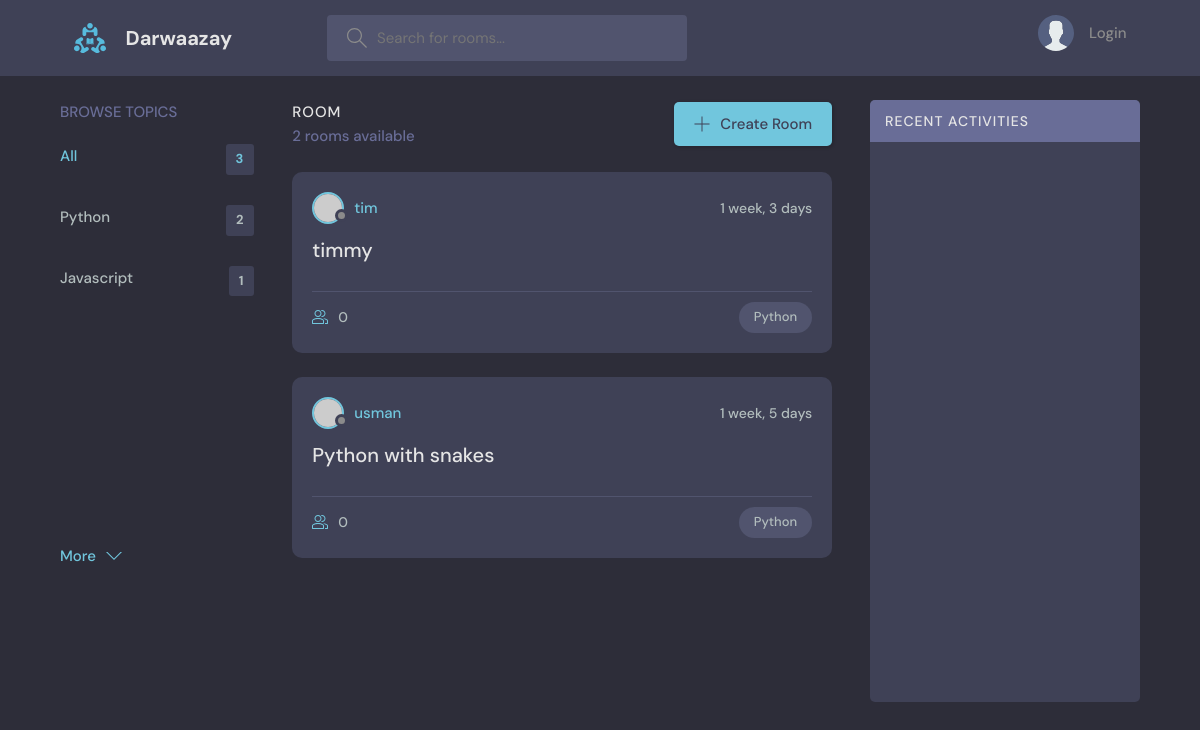
Page /?q=Python on the earlier database version.
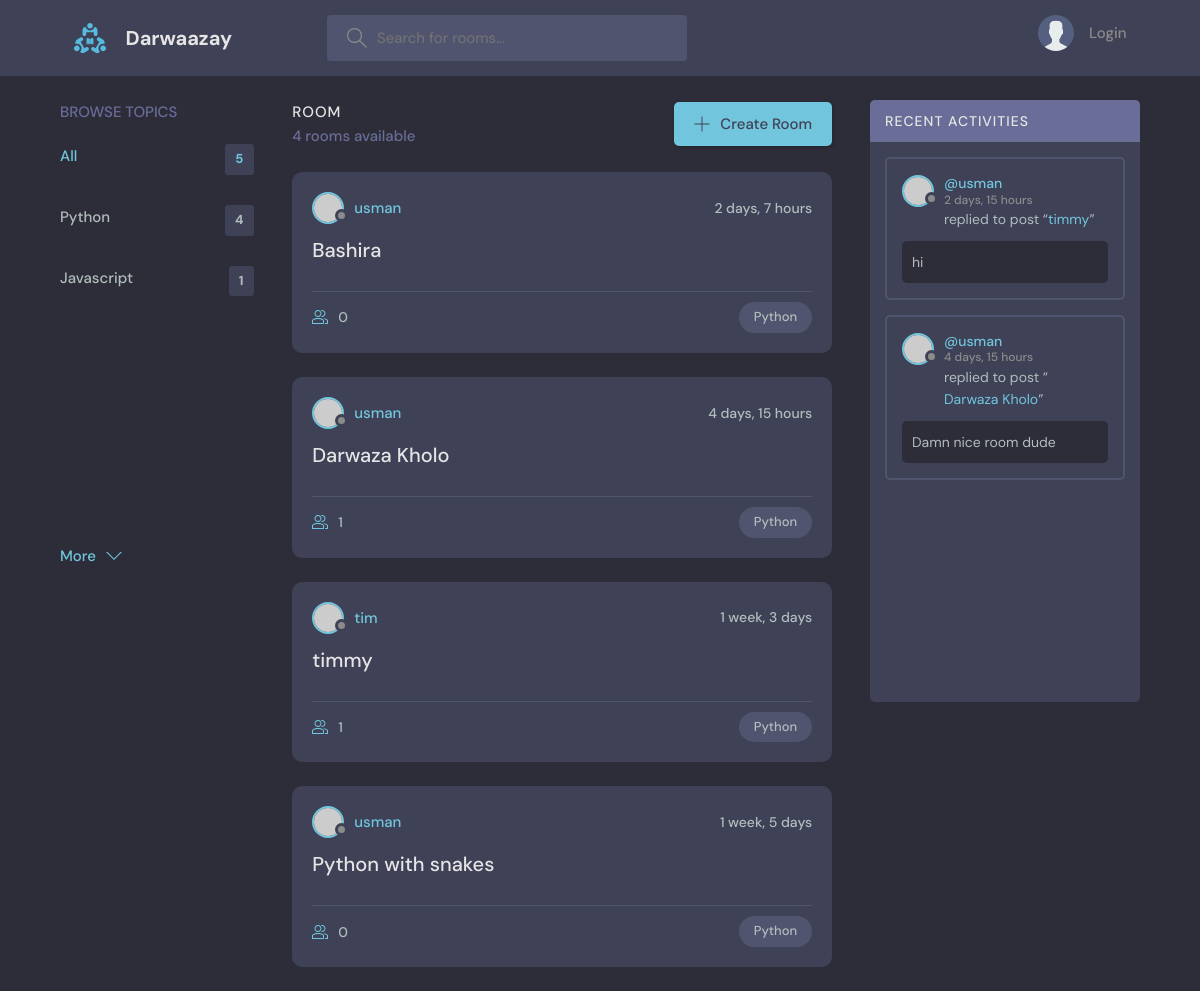
Same page on the later database version.
### doors/models.py (models this page shows, shortened)
class Topic(models.Model):
    name = models.CharField(max_length=200)

class Room(models.Model):
    host = models.ForeignKey(User, on_delete=models.SET_NULL, null=True)
    topic = models.ForeignKey(Topic, on_delete=models.SET_NULL, null=True)
    name = models.CharField(max_length=200)
    participants = models.ManyToManyField(User, related_name='participants', blank=True)
    description = models.TextField(null=True, blank=True)
    updated = models.DateTimeField(auto_now=True)
    created = models.DateTimeField(auto_now_add=True)
    class Meta:
        ordering = ['-updated', '-created']
    def __str__(self):
        return self.name

class Message(models.Model):
    user = models.ForeignKey(User, on_delete=models.CASCADE)
    room = models.ForeignKey(Room, on_delete=models.CASCADE)
    body = models.TextField()
    updated = models.DateTimeField(auto_now=True)
    created = models.DateTimeField(auto_now_add=True)
    def __str__(self):
        return self.body[0:50]

### doors/views.py (the view)
# urls.py: 2. Add a URL to urlpatterns:  path('', views.home, name='home')
def home(request):
    q = request.GET.get('q')
    if(q):
        rooms = models.Room.objects.filter(
            Q(topic__name__icontains = q) |
            Q(name__icontains = q) |
            Q(host__username__icontains = q) |
            Q(description__icontains=q)
        )
    else:
        rooms = models.Room.objects.all()
    topics = models.Topic.objects.all()[0:5]
    room_count = rooms.count()
    total_room_count = models.Room.objects.all().count()
    if(q):
        room_messages = models.Message.objects.filter(
            Q(room__name__icontains=q) |
            Q(room__topic__name__icontains=q) |
            Q(room__host__username__icontains=q) |
            Q(room__description__icontains=q)
        ).order_by('-created')
    else:
        room_messages = models.Message.objects.all().order_by('-created')
    context = {'rooms':rooms, 'topics':topics, 'room_count':room_count, 'room_messages':room_messages, 'total_room_count':total_room_count}
    return render(request, 'doors/home.html', context)

### doors/templates/doors/home.html (shortened to what this page needs)
{% extends 'main.html' %}
{% block content %}
    <main class="layout layout--3">
      <div class="container">
        {% include 'doors/topics_component.html' %}
        <div class="roomList">
          <div class="roomList__header">
            <div>
              <h2>Room</h2>
              {% if room_count == 1 %}
              <p>{{room_count}} room available</p>
              {% else %}
              <p>{{room_count}} rooms available</p>
              {% endif %}
            </div>
            <a class="btn btn--main" href="{% url 'create-room' %}">
              <svg version="1.1" xmlns="http://www.w3.org/2000/svg" width="32" height="32" viewBox="0 0 32 32">
                <title>add</title>
                <path
                  d="M16.943 0.943h-1.885v14.115h-14.115v1.885h14.115v14.115h1.885v-14.115h14.115v-1.885h-14.115v-14.115z"
                ></path>
              </svg>
              Create Room
            </a>
          </div>
          {% include 'doors/feed_component.html' %}
        </div>
        {% include 'doors/activity_component.html' %}
      </div>
    </main>
{% endblock %}

### doors/templates/doors/topics_component.html
<div class="topics">
    <div class="topics__header">
        <h2>Browse Topics</h2>
    </div>
    <ul class="topics__list">
        <li>
            <a href="{% url 'home' %}" class="active">All <span>{{total_room_count}}</span></a>
        </li>
        {% for topic in topics %}
            <li>
                <a href="{% url 'home' %}?q={{topic.name}}">{{topic.name}} <span>{{topic.room_set.all.count}}</span></a>
            </li>
        {% endfor %}
    </ul>
    <a class="btn btn--link" href="{% url 'topics' %}">
        More
        <svg version="1.1" xmlns="http://www.w3.org/2000/svg" width="32" height="32" viewBox="0 0 32 32">
            <title>chevron-down</title>
            <path d="M16 21l-13-13h-3l16 16 16-16h-3l-13 13z"></path>
        </svg>
    </a>
</div>

### doors/templates/doors/feed_component.html (shortened to what this page needs)
{% for room in rooms %}
    <div class="roomListRoom">
            <div class="roomListRoom__header">
                <a href="{% url 'user-profile' room.host.id %}" class="roomListRoom__author">
                    <div class="avatar avatar--small">
                        <img src="https://randomuser.me/api/portraits/women/11.jpg" />
                    </div>
                    <span>{{room.host.username}}</span>
                </a>
                <div class="roomListRoom__actions">
                    <span>{{room.created|timesince}}</span>
                </div>
            </div>
            <div class="roomListRoom__content">
                <a href="{% url 'room' room.id %}">{{room.name}}</a>
            </div>
            <div class="roomListRoom__meta">
                <a href="{% url 'room' room.id %}" class="roomListRoom__joined">
                    {{room.participants.all.count}}
                </a>
                <p class="roomListRoom__topic">{{room.topic.name}}</p>
            </div>
    </div>
{% endfor %}

### doors/templates/doors/activity_component.html (shortened to what this page needs)
<div class="activities">
    <div class="activities__header">
        <h2>Recent Activities</h2>
    </div>
    <div class="activities__list scroll">
    {% for message in room_messages %}
        <div class="activities__box">
            <div class="activities__boxHeader roomListRoom__header">
                <a href="{% url 'user-profile' message.user.id %}" class="roomListRoom__author">
                    <div class="avatar avatar--small">
                        <img src="https://randomuser.me/api/portraits/women/11.jpg" />
                    </div>
                    <p>
                    @{{message.user}}
                    <span>{{message.created|timesince}}</span>
                    </p>
                </a>
            </div>
            <div class="activities__boxContent">
                <p>replied to post “<a href="{% url 'room' message.room.id %}">{{message.room}}</a>”</p>
                <div class="activities__boxRoomContent">
                    {{message}}
                </div>
            </div>
        </div>
    {% endfor %}
    </div>
</div>

Differences in the rows shown:
computed for Topic "Python": room_set.all.count "2" → "4"
added Room: host.username "usman", created "2 days, 7 hours", name "Bashira", participants.all.count "0", topic.name "Python"
added Room: host.username "usman", created "4 days, 15 hours", name "Darwaza Kholo", participants.all.count "1", topic.name "Python"
computed for Room "timmy": participants.all.count "0" → "1"
added Message: user "usman", created "2 days, 15 hours", room "timmy", body "hi"
added Message: user "usman", created "4 days, 15 hours", room "Darwaza Kholo", body "Damn nice room dude"
Other differences:
{{ total_room_count }}: "3" → "5"
{{ room_count }}: "2" → "4"
